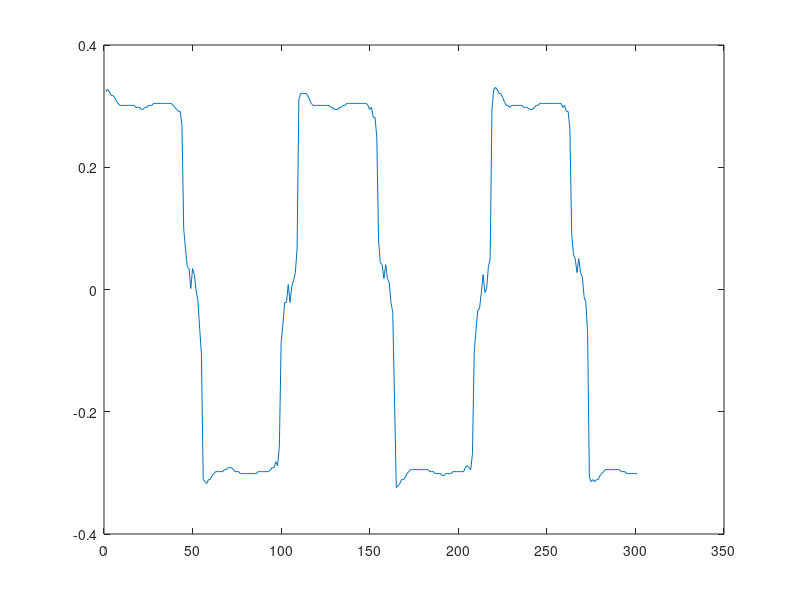

This chart was generated by the following MATLAB code:
clear all
close all
% [DatosPlotsI, directorio] = uigetfile('*mat', 'Escoja el fichero I');
% load (cat(2, directorio, DatosPlotsI)); % los datos de plots
load('G_C/TB2_PRG_9_I_C');



I=src1.Data;
I=double(I);
I=I-mean(I);

% [DatosPlotsI, directorio] = uigetfile('*mat', 'Escoja el fichero Q');
% load (cat(2, directorio, DatosPlotsI)); % los datos de plots
load('G_C/TB2_PRG_9_Q_C');


Q=src1.Data;
Q=double(Q);
Q=Q-mean(Q);

% fc=input('Frecuencia de la portadora (GHz)=') 
fc = 9;
fc=fc*1e9;

%Se almacenan los datos en la Matriz A y se elimina la continua de los
%datos, valor medio

fs=src1.SampleFrequency;
% frecuencia de muestreo
N=max(size(I));
% n?mero de muestras
np=256;
% n?mero de muestras de STFT
zp=np*10;
% n?mero de muestras de la FFT, entre np y zp se rellenan con ceros
% Zero-Padding
paso=32;
M=N/paso;
% n?mero de medidas (sin solapamiento si paso=np), 
% n?mero de slots


fdop=linspace(-fs/2,fs/2,zp);
% eje de frecuencias de la FFT

t=(0:(N-1))/fs;
%eje de tiempos


A = I + j.*Q;
pintar  = input('Desea video de la FFT? (0 o 1)');
cont=0;
for k=1:paso:floor(N-1.5*np)
    cont=cont+1;
    Yfft=fft(A(1,1+(k-1):np+(k-1)),zp);
    Yfft = circshift(Yfft, length(Yfft)/2);
    %FFT en el slot k

    
    Matriz(cont,:)=Yfft;
    %Construyendo Matriz temporal de FFTs
    %Espectrograma o STFT
    
    if (pintar == 1 ) 
       figure(2)
       subplot(211)
       plot((0:(np-1))/fs,A(1,1+(k-1):np+(k-1)),'-o')
       title(['Muestras utilizadas en el slot   '  num2str(cont) ])
       xlabel('tiempo (sg)')
       grid 
       ylabel('V')
       subplot(212)
       plot(fdop,20*log10(abs(Yfft)),'-o')
       grid
       xlabel('Frecuencia (Hz)')
       ylabel('dB')
       title('FFT')
       axis([-30 30 max(20*log10(abs(Yfft)))-80 max(20*log10(abs(Yfft)))])


     pause(0.06);

    end
   
    
   [Amax(cont), Imax(cont)] = max(Yfft);
   %fmed(cont)=(find(abs(Yfft)==Amax(cont), 1 )-1)*fs/zp;
   
  %El proceso de medida consiste en calcular el valor m?ximo de la FFT
  %Se utiliza la como resultado final el primero de las dos posible
  %soluciones
  %No se tiene informaci?n de signo
  

end

%Dibujamos la velocidad a lo largo del tiempo teniendo en cuenta el tiempo
%de esta
figure; plot(fdop(Imax)*3e8/(2*fc));
